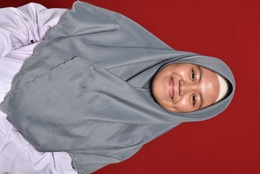
%> input picture ulfa.JPG, 260 x 174 px, shrunk from 2992 x 2000 before the run
$ octave Sulfadriani_Tugas2.m   (GNU Octave 9; MATLAB toolbox functions it lacks are replaced by stand-ins)
%> lines starting %> are read from the running program, lines starting %| are printed output that depends on the picture; in (x1, y1, x2, y2) boxes, pixels count from 0 and x2, y2 are one past the last pixel; in counts of white or black regions, pixels touching at a corner belong together; the program's own positions count from 1
%Citra Asli
i = imread('ulfa.jpg');
%> i is the input picture: size 174x260x3 uint8; mean R, G, B 149.6, 105.2, 110.7
figure(1); imshow(i)

%Citra Keabuan
a = rgb2gray(i);
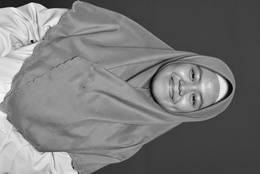
%> a: size 174x260 uint8; min 2, max 252, mean 119.1
figure(2); imshow(a)

%Citra Biner
[tinggi,lebar] = size(i);
%> tinggi = 174; lebar = 780
ambang = 210;%
biner = zeros(tinggi,lebar);
for baris=1 : tinggi
    for kolom=1 : lebar
        if i(baris, kolom)>=ambang
            biner(baris, kolom)=0;
        else
            biner(baris, kolom)=1;
        end
    end
end
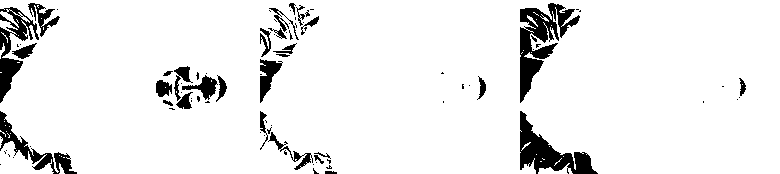
%> biner: size 174x780 double; values 0 (black) and 1 (white), 92.5% white; 85 black regions (56 under 20 px), largest, box (x1, y1, x2, y2) and area: (520, 3, 580, 103) 2214, (520, 111, 598, 174) 1865, (0, 7, 39, 103) 1287
imshow(biner);

%Kontras
c = a + 50;
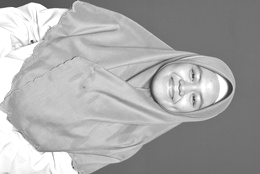
%> c: size 174x260 uint8; min 52, max 255, mean 168.2
figure(4); imshow (c)

%Brihtness
d = a * 1.1;
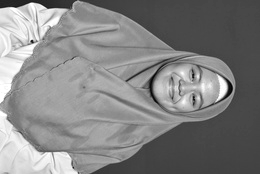
%> d: size 174x260 uint8; min 2, max 255, mean 131.1
figure(5); imshow(d)
